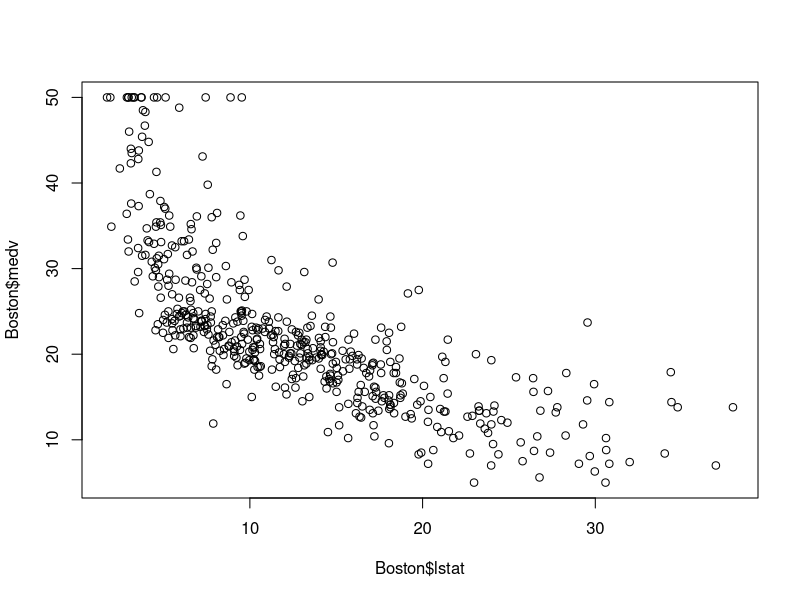
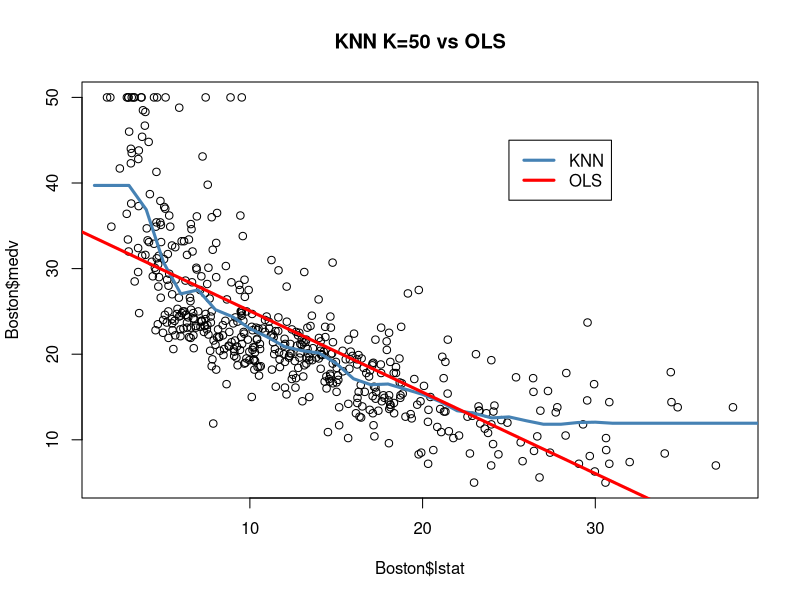
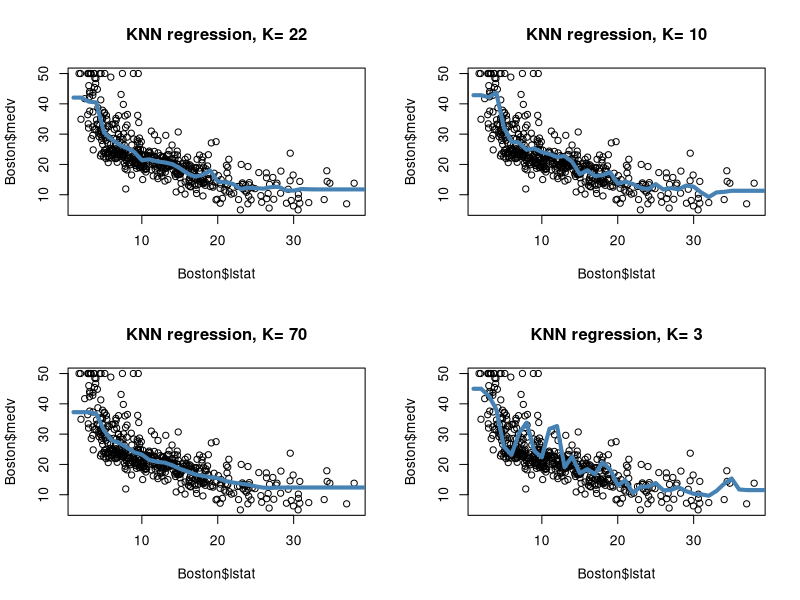

R code for these plots, in order:
## ---- chunk 1
knitr::opts_chunk$set(echo = TRUE,comment='',warning=FALSE)
## ---- chunk 2
library(MASS)
data(Boston)
head(Boston,3)
plot(Boston$lstat, Boston$medv)
## ---- chunk 3

knn_r <- function(xy,p,resp,k=3){
  d_st_xy <- as.matrix( dist(c(p,xy)) )[1,-1]
  d_st_xy_k <- sort(d_st_xy,partial=k)[k]
  N_st_k <- unname( which(d_st_xy <= d_st_xy_k) )
  return(pred=sum(resp[N_st_k]/k))
}
## ---- chunk 4
t <- seq(1,40,1)
t_size <- length(t)
y_pred <- rep(0, t_size)
k <- 50
for (i in 1:t_size){
y_pred[i] <- knn_r(xy=Boston[, 13],resp=Boston[,14], p=t[i],k=k)
}
## ---- chunk 5
lm0 <- lm(medv ~ lstat ,data = Boston)

plot(Boston$lstat, Boston$medv,main = 'KNN K=50 vs OLS')
legend(x=25,45,c('KNN','OLS'),
       lwd=c(3,3),col=c('steelblue','red')) 

points(t, y_pred, type="l", col='steelblue', lwd=3)
abline(lm0,col='red',lwd=3)
## ---- chunk 6

par(mfrow=c(2,2))
t <- seq(1,40,1)
t_size <- length(t)
y_pred <- rep(0, t_size)
k_opt <- c(22,10,70,3)
for (kk in 1:length(k_opt)) {
for (i in 1:t_size){
y_pred[i] <- knn_r(xy=Boston[, 13],resp=Boston[,14], p=t[i],k=k_opt[kk])
}
plot(Boston$lstat, Boston$medv,main = paste('KNN regression, K=',k_opt[kk]))
points(t, y_pred, type="l", col='steelblue', lwd=4)
}

